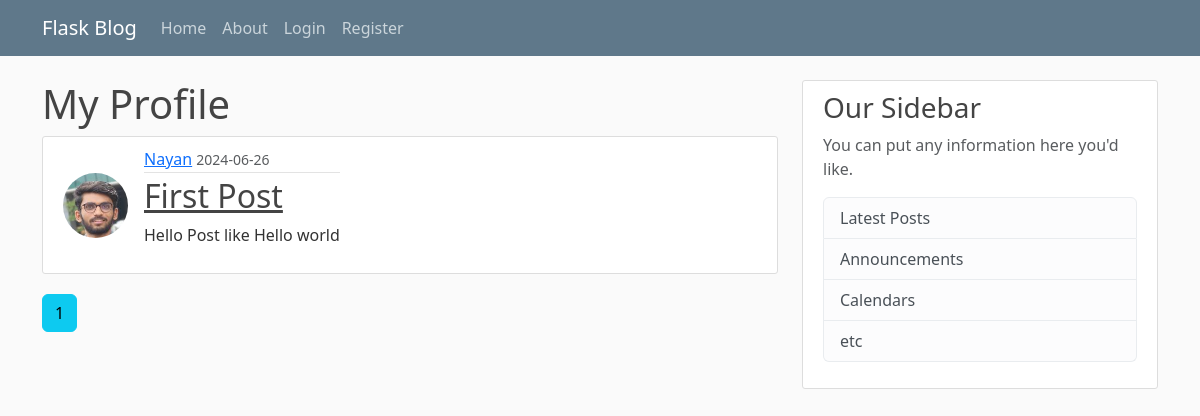
Page /home on the earlier database version.
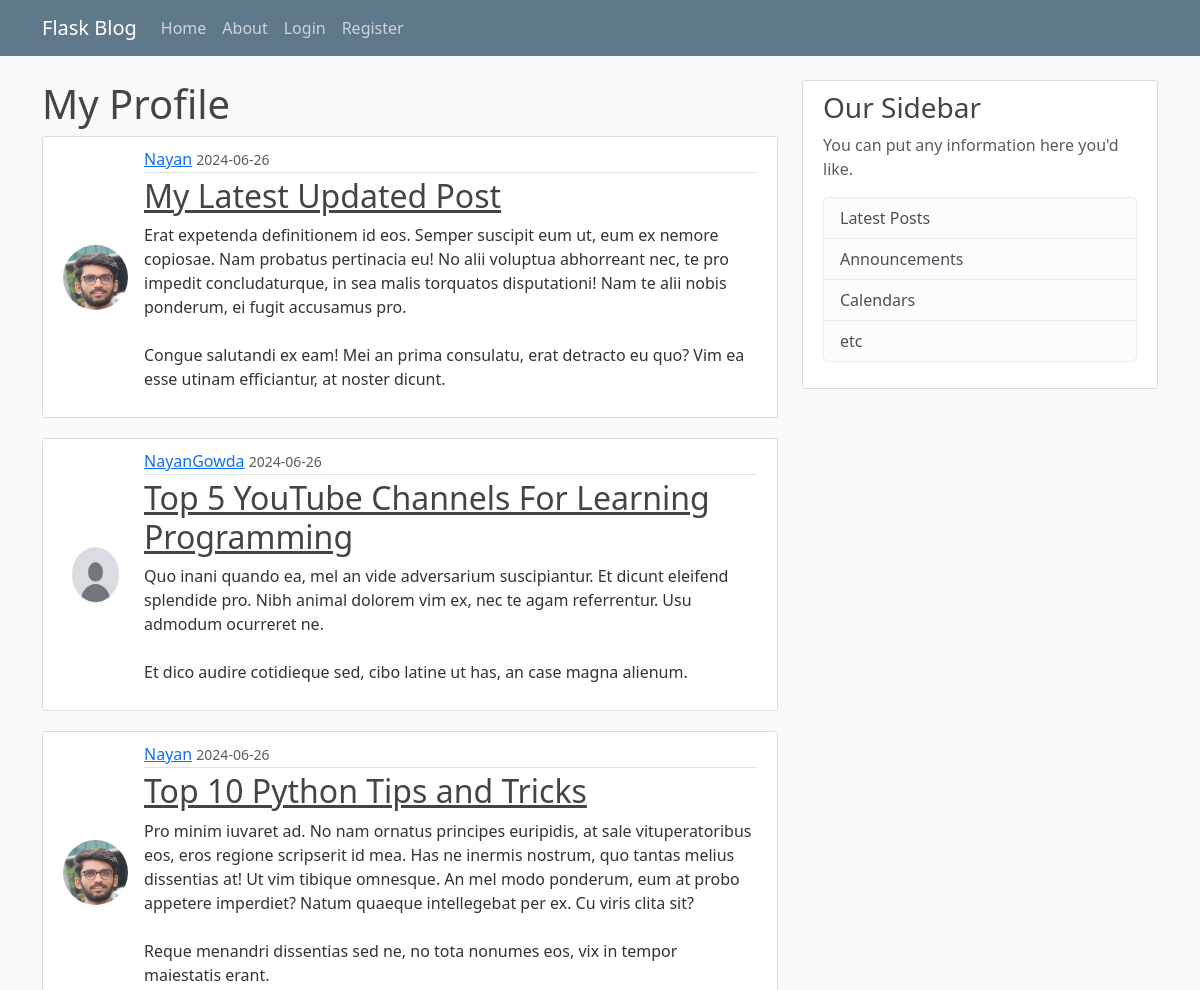
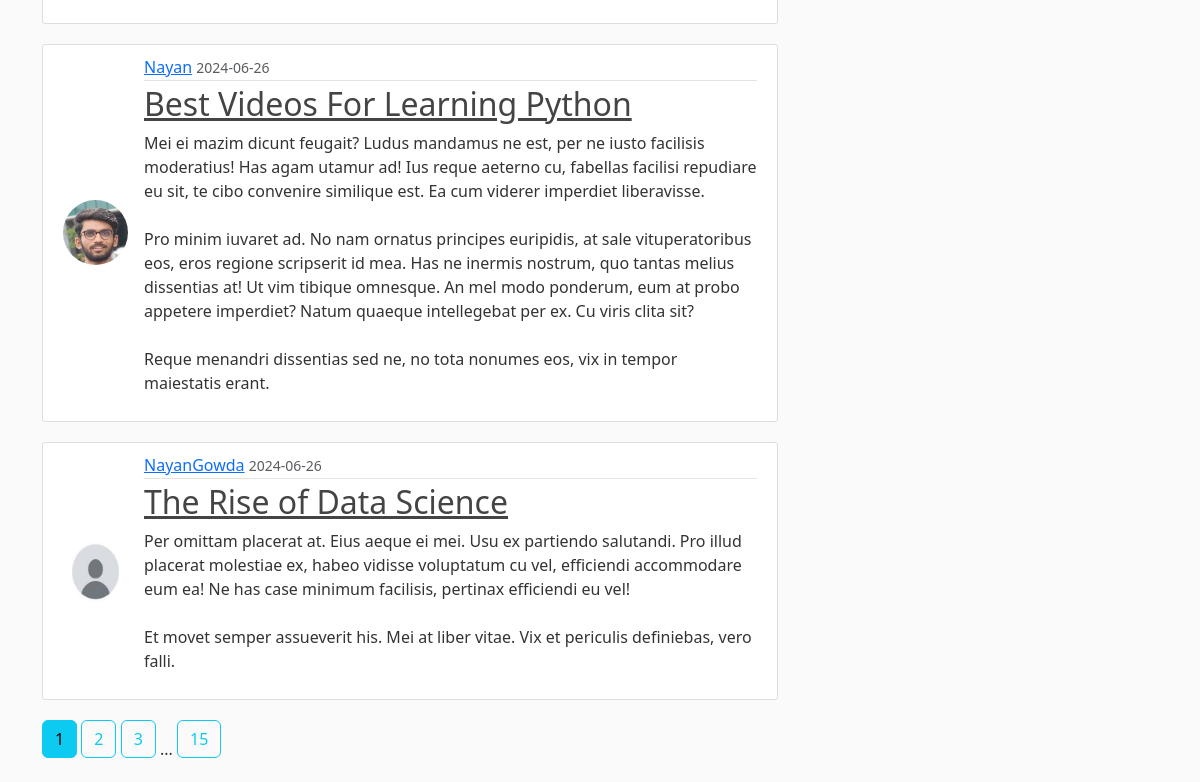
Same page on the later database version (2 pictures, top to bottom).
### flaskblog/models.py (models this page shows, shortened)
class Post(db.Model):
    id = db.Column(db.Integer, primary_key=True)
    title = db.Column(db.String(100), nullable=False)
    date_posted = db.Column(db.DateTime, nullable=False, default=datetime.utcnow)
    content = db.Column(db.Text, nullable=False)
    user_id = db.Column(db.Integer, db.ForeignKey('user.id'), nullable=False)

class User(db.Model, UserMixin):
    id = db.Column(db.Integer, primary_key=True)
    username = db.Column(db.String(20), unique=True, nullable=False)
    email = db.Column(db.String(120), unique=True, nullable=False)
    image = db.Column(db.String(20), nullable=False, default='default.jpg')
    password = db.Column(db.String(60), nullable=False)
    posts = db.relationship('Post', backref='author', lazy=True)

### flaskblog/routes.py (the view)
@app.route("/")
@app.route("/home")
def home():
    page = request.args.get('page', 1, type=int)
    posts = Post.query.order_by(Post.date_posted.desc()).paginate(page=page, per_page=5)
    return render_template("home.html" ,posts=posts ,title="Home")

### flaskblog/templates/home.html
{% extends "layout.html" %}
{% block content %}
    <h1>My Profile</h1>
    {% for post in posts %}
        <article class="media inline-media content-section">
            <img class="rounded-circle article-img" src="{{ url_for('static', filename='profile_pics/' + post.author.image) }}">
            <div class="media-body">
                <div class="article-metadata">
                    <a class="mr-2" href="{{ url_for('user_posts', username=post.author.username) }}">{{ post.author.username }}</a>
                    <small class="text-muted">{{  post.date_posted.strftime("%Y-%m-%d") }}</small>
                </div>
                <h2><a class="article-title" href="{{ url_for('post', post_id=post.id) }}">{{ post.title }}</a></h2>                <p class="article-content">{{ post.content }}</p>
            </div>
        </article>
    {% endfor %}
    {% for page_num in posts.iter_pages(left_edge=1, right_edge=1, left_current=1, right_current=2) %}
        {% if page_num %}
        {% if posts.page == page_num %}
            <a class="btn btn-info mb-4" href="{{ url_for('home', page=page_num) }}">{{ page_num }}</a>
        {% else %}
            <a class="btn btn-outline-info mb-4" href="{{ url_for('home', page=page_num) }}">{{ page_num }}</a>
        {% endif %}
        {% else %}
        ...
        {% endif %}
    {% endfor %}
{% endblock %}

### flaskblog/templates/layout.html (shortened to what this page needs)
<!DOCTYPE html>
<html lang="en">
<head>
    <link href="https://cdn.jsdelivr.net/npm/bootstrap@5.3.3/dist/css/bootstrap.min.css" rel="stylesheet">
    <link rel="stylesheet" type="text/css" href="{{ url_for('static', filename='main.css') }}"></head>
<body>
  <header class="site-header">
    <nav class="navbar navbar-expand-md navbar-dark bg-steel fixed-top">
      <div class="container">
        <a class="navbar-brand mr-4" href="/">Flask Blog</a>
        <div class="collapse navbar-collapse" id="navbarToggle">
          <div class="navbar-nav mr-auto">
            <a class="nav-item nav-link" href="{{ url_for('home') }}">Home</a>
            <a class="nav-item nav-link" href="{{ url_for('about') }}">About</a>
          </div>
          <div class="navbar-nav">
              {% if current_user.is_authenticated %}
                <a class="nav-item nav-link" href="{{ url_for('new_post') }}">New Post</a>
                <a class="nav-item nav-link" href="{{ url_for('account') }}">Account</a>
                <a class="nav-item nav-link" href="{{ url_for('logout') }}">Logout</a>
              {% else %}
                <a class="nav-item nav-link" href="{{ url_for('login') }}">Login</a>
                <a class="nav-item nav-link" href="{{ url_for('register') }}">Register</a>
              {% endif %}
          </div>
        </div>
      </div>
    </nav>
  </header>
    <main role="main" class="container">
        <div class="row">
          <div class="col-md-8">
            {% block content %}{% endblock %}
          </div>
          <div class="col-md-4">
            <div class="content-section">
              <h3>Our Sidebar</h3>
              <p class='text-muted'>You can put any information here you'd like.
                <ul class="list-group">
                  <li class="list-group-item list-group-item-light">Latest Posts</li>
                  <li class="list-group-item list-group-item-light">Announcements</li>
                  <li class="list-group-item list-group-item-light">Calendars</li>
                  <li class="list-group-item list-group-item-light">etc</li>
                </ul>
              </p>
            </div>
          </div>
        </div>
      </main>
</body>
</html>

### flaskblog/static/main.css (style rules this page uses)
body { background: #fafafa; color: #333333; margin-top: 5rem; }
h1, h2, h3, h4, h5, h6 { color: #444444; }
.bg-steel { background-color: #5f788a; }
.site-header .navbar-nav .nav-link { color: #cbd5db; }
.content-section { background: #ffffff; padding: 10px 20px; border: 1px solid #dddddd; border-radius: 3px; margin-bottom: 20px; }
.article-title { color: #444444; }
.article-content { white-space: pre-line; }
.article-img { height: 65px; width: 65px; margin-right: 16px; }
.article-metadata { padding-bottom: 1px; margin-bottom: 4px; border-bottom: 1px solid #e3e3e3 }
.inline-media { display: flex; align-items: center; }

Differences in the rows shown:
no longer on this page (row unchanged): Post: image (picture), author.username "Nayan", date_posted "2024-06-26", title "First Post", content "Hello Post like Hello world"
added Post: image (picture), author.username "Nayan", date_posted "2024-06-26", title "My Latest Updated Post", content "Erat expetenda definitionem id eos. Semper suscipit eum ut, eum ex nemore copiosae. Nam probatus pertinacia eu! No alii voluptua abhorreant nec, te pro impedit concludaturque, in sea malis torquatos disputationi! Nam te alii nobis ponderum, ei fugit accusamus pro. Congue salutandi ex eam! Mei an prima consulatu, erat detracto eu quo? Vim ea esse utinam efficiantur, at noster dicunt."
added Post: image (placeholder picture), author.username "NayanGowda", date_posted "2024-06-26", title "Top 5 YouTube Channels For Learning Programming", content "Quo inani quando ea, mel an vide adversarium suscipiantur. Et dicunt eleifend splendide pro. Nibh animal dolorem vim ex, nec te agam referrentur. Usu admodum ocurreret ne. Et dico audire cotidieque sed, cibo latine ut has, an case magna alienum."
added Post: image (picture), author.username "Nayan", date_posted "2024-06-26", title "Top 10 Python Tips and Tricks", content "Pro minim iuvaret ad. No nam ornatus principes euripidis, at sale vituperatoribus eos, eros regione scripserit id mea. Has ne inermis nostrum, quo tantas melius dissentias at! Ut vim tibique omnesque. An mel modo ponderum, eum at probo appetere imperdiet? Natum quaeque intellegebat per ex. Cu viris clita sit? Reque menandri dissentias sed ne, no tota nonumes eos, vix in tempor maiestatis erant."
added Post: image (picture), author.username "Nayan", date_posted "2024-06-26", title "Best Videos For Learning Python", content "Mei ei mazim dicunt feugait? Ludus mandamus ne est, per ne iusto facilisis moderatius! Has agam utamur ad! Ius reque aeterno cu, fabellas facilisi repudiare eu sit, te cibo convenire similique est. Ea cum viderer imperdiet liberavisse. Pro minim iuvaret ad. No nam ornatus principes euripidis, at sale vituperatoribus eos, eros regione scripserit id mea. Has ne inermis nostrum, quo tantas melius dissentias at! Ut vim tibique omnesque. An mel modo ponderum, eum at probo appetere imperdiet? Natum quaeque intellegebat per ex. Cu viris clita sit? Reque menandri dissentias sed ne, no tota nonumes eos, vix in tempor maiestatis erant."
added Post: image (placeholder picture), author.username "NayanGowda", date_posted "2024-06-26", title "The Rise of Data Science", content "Per omittam placerat at. Eius aeque ei mei. Usu ex partiendo salutandi. Pro illud placerat molestiae ex, habeo vidisse voluptatum cu vel, efficiendi accommodare eum ea! Ne has case minimum facilisis, pertinax efficiendi eu vel! Et movet semper assueverit his. Mei at liber vitae. Vix et periculis definiebas, vero falli."
Other differences:
new list line: "2"
new list line: "3"
new list line: "15"
